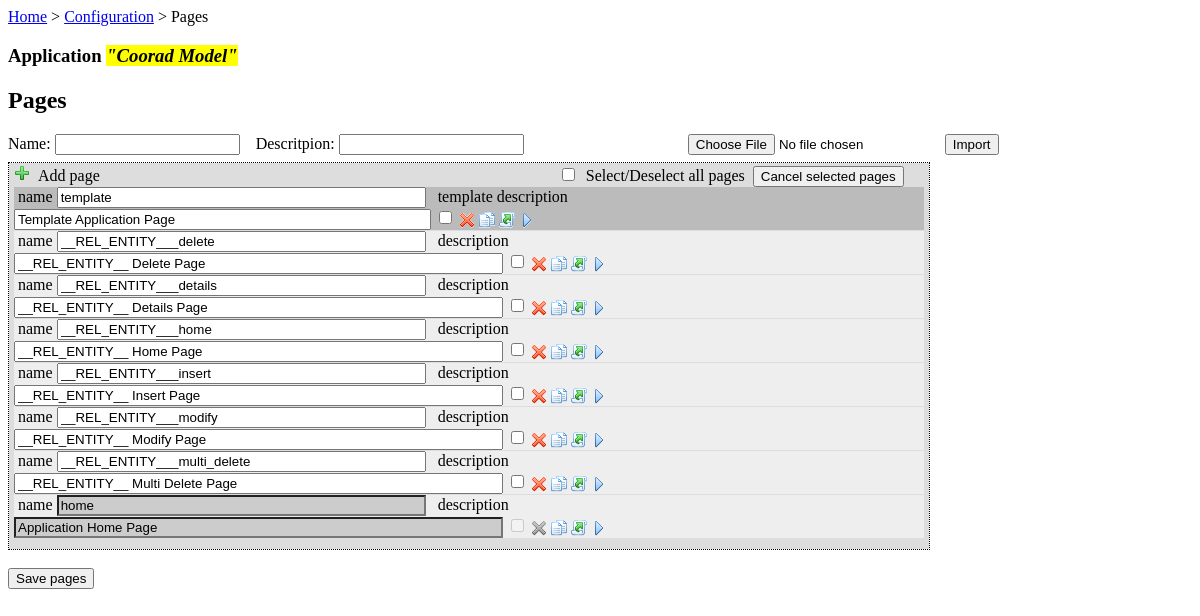
Screenshot of /page/?appId=28 with the database file from the repository.
### tables this page shows
CREATE TABLE IF NOT EXISTS `gm_application` (
  `id` int(10) unsigned NOT NULL AUTO_INCREMENT,
  `name` varchar(255) NOT NULL,
  `description` varchar(1023) NOT NULL,
  `context_path` varchar(255) NOT NULL,
  `db_prefix` varchar(15) NOT NULL,
  `db_host` varchar(255) NOT NULL,
  `db_port` int(11) NOT NULL,
  `db_name` varchar(255) NOT NULL,
  `db_username` varchar(255) NOT NULL,
  `db_password` varchar(255) NOT NULL,
  PRIMARY KEY (`id`),
  UNIQUE KEY `context_path` (`context_path`)
);

CREATE TABLE IF NOT EXISTS `gm_page` (
  `id` int(10) unsigned NOT NULL AUTO_INCREMENT,
  `name` varchar(255) NOT NULL,
  `description` varchar(1023) NOT NULL,
  `html` text NOT NULL,
  `width` int(4) NOT NULL DEFAULT '0',
  `height` int(4) NOT NULL DEFAULT '0',
  `align` varchar(6) NOT NULL DEFAULT 'center',
  `command` text NOT NULL,
  `is_template` tinyint(1) NOT NULL DEFAULT '0',
  `use_template` varchar(255) NOT NULL DEFAULT '',
  `is_home` tinyint(1) NOT NULL DEFAULT '0',
  `id_css` int(10) NOT NULL DEFAULT '0',
  `id_javascript` int(10) NOT NULL DEFAULT '0',
  `id_application` int(10) unsigned NOT NULL,
  PRIMARY KEY (`id`),
  KEY `id_application` (`id_application`)
);

### config.php (called while the page is built, shortened)
<?php
$CFG = new stdClass();
$CFG->dbHost = 'localhost';
$CFG->dbUsername = 'gm';
$CFG->dbPassword = 'gm';
$CFG->dbName = 'gm';
$CFG->dbPort = 3306;
$CFG->dbSocket = 0;
?>

### init.php (called while the page is built, shortened)
<?php
	require_once("db.php");
	require_once("config.php");
	$DB = new DB($CFG->dbHost, $CFG->dbUsername, $CFG->dbPassword, $CFG->dbName, $CFG->dbPort, $CFG->dbSocket);
?>

### db.php (called while the page is built, shortened)
<?php
class DB {
	private $dbHost;
	private $dbUsername;
	private $dbPassword;
	private $dbName;
	private $dbPort;
	private $dbSocket;
	public $conn;
	public function __construct($dbHost, $dbUsername, $dbPassword, $dbName, $dbPort, $dbSocket){
		$this->dbHost = $dbHost;
		$this->dbUsername = $dbUsername;
		$this->dbPassword = $dbPassword;
		$this->dbName = $dbName;
		$this->dbPort = $dbPort;
		$this->dbSocket = $dbSocket;
	}
	public function connect() {
		$this->conn = new mysqli($this->dbHost, $this->dbUsername, $this->dbPassword, $this->dbName, $this->dbPort, $this->dbSocket) or die (mysqli_error());
	}
	public function execute($sql) {
		$response = false;
		if ($this->conn) {
			$response = $this->conn->query($sql);
		}
		return $response;
	}
}
?>

### page/index.php (the view, shortened to what this page needs)
<!DOCTYPE html>
<html>
<head>
  <link rel="stylesheet" type="text/css" href="/gm/js/jquery-ui-1.10.2/themes/base/jquery-ui.css" />
  <link rel="stylesheet" type="text/css" href="/gm/css/style.css" />
</head>
<body>
<?php
	require_once("../init.php");
	if (!isset($_GET['appId']) && !isset($_POST['appId'])) {
		echo '<h2>Sorry, no application selected</h2>';
	}
	else {
		$appID = 0;
		if (isset($_GET['appId'])) $appID = $_GET['appId'];
		else $appID = $_POST['appId'];
		$authorized = true;
		$appName = '';
		$res = $DB->execute("SELECT name, context_path FROM gm_application WHERE id = ".$appID);
		if ($res) {
			if ($row = $res->fetch_object()) {
				$appName = $row->name;
			}
		}
?>
<div><a href="../index.php">Home</a> &gt; <a href="../application/?appId=<?php echo $appID; ?>">Configuration</a> &gt; Pages</div>
<h3 id="subtitlepage">Application <?php if ($appID != 0) echo '<i style="background-color:yellow;">"'.$appName.'"</i>'; ?></h3>
<h2 id="titlepage">Pages</h2>
<div style="padding-bottom:7px;">
	<form id="import_form" action="page_xml_import.php" method='post' enctype='multipart/form-data'>
		Name: <input type="text" name="filter_name" id="filter_name" class="filter_field" value="" />
		&nbsp;&nbsp;&nbsp;Descritpion: <input type="text" name="filter_description" id="filter_description" class="filter_field" value="" />
<?php if ($authorized) { ?>
		<input type="file" id="xmlfile" name="xmlfile" title="Upload page xml file" accept="text/xml" />
		<input type="submit" id="import" name="import" value="Import" />
<?php } ?>
	</form>
</div>
<form id="form" action="index.php" method="post">
	<div id="queries" style="border: dotted 1px; width:920px;">
		<div id="div_1" style="width:910px; background-color:#dddddd; padding-top:2px; padding-left:5px; padding-right:5px;" class="querysortable"><img src="/gm/img/add.png" style="vertical-align:top; cursor:pointer;" class="piece_addable" title="Add page"/><span class="piece_addable" style="cursor:pointer;">&nbsp;&nbsp;Add page</span>
		<span style="padding-left:450px;">&nbsp;</span><input type="checkbox" id="multi_deletable_all" name="multi_deletable_all" style="cursor:pointer;" />&nbsp;&nbsp;<span style="cursor:pointer;" id="multi_deletable_all_label">Select/Deselect all pages</span>&nbsp;&nbsp;<input type="button" id="cancel_selected_items" name="cancel_selected_items" value="Cancel selected pages" />
			<ul id="query_1" class="sortable" style="width:910px">
<?php
		$res = $DB->execute("SELECT id, name, description, is_template, is_home FROM gm_page WHERE id_application = ".$appID." ORDER BY is_template DESC, name ASC");
		if($res){
			$r = 0;
			while ($row = $res->fetch_object()){
				$r++;
?>
			  <li style="background-color:#<?php echo ($row->is_template) ? 'bbbbbb' : 'eeeeee'; ?>; margin-bottom:1px;" title="<?php echo $row->id?>">
				<?php if (!$row->is_home) { ?>
					&nbsp;name <input name="name.1.<?php echo $r?>" type="text" size="43" value="<?php echo $row->name?>" class="editable" />
					&nbsp;&nbsp;<?php echo ($row->is_template) ? 'template description' : 'description'; ?> <input name="desc.1.<?php echo $r?>" type="text" size="<?php echo ($row->is_template) ? '49' : '58'; ?>" value="<?php echo $row->description?>" class="editable" />
					<input type="checkbox" class="multi_deletable" name="multidel_checkbox<?php echo $row->id?>" style="cursor:pointer;" />
					<img src="/gm/img/del.png" style="vertical-align:middle; cursor:pointer;" class="piece_deletable" title="Cancel this <?php echo ($row->is_template) ? 'template page' : 'page'; ?> (id=<?php echo $row->id?>)"/>
				<?php } else { ?>
					&nbsp;name <input name="name.1.<?php echo $r?>" type="text" size="43" value="<?php echo $row->name?>" class="editable" readonly style="background-color:#cccccc;" />
					&nbsp;&nbsp;<?php echo ($row->is_template) ? 'template description' : 'description'; ?> <input name="desc.1.<?php echo $r?>" type="text" size="<?php echo ($row->is_template) ? '49' : '58'; ?>" value="<?php echo $row->description?>" class="editable" readonly style="background-color:#cccccc;" />
					<input type="checkbox" name="multidel_checkbox<?php echo $row->id?>" disabled="disabled" />
					<img src="/gm/img/del_deny.png" style="vertical-align:middle; cursor:pointer;" title="You can't cancel the home <?php echo ($row->is_template) ? 'template page' : 'page'; ?> (id=<?php echo $row->id?>)"/>
				<?php } ?>
<?php if ($authorized) { ?>
				<a href="index.php?appId=<?php echo $appID; ?>&duplicateid=<?php echo $row->id?>" onClick="return confirm('Do you really want to duplicate this page (id=<?php echo $row->id?>)?\nAll other chenges will be lost.');"><img src="/gm/img/duplicate.png" style="vertical-align:middle; cursor:pointer;" title="Duplicate this <?php echo ($row->is_template) ? 'template page' : 'page'; ?> (id=<?php echo $row->id?>)"/></a>
<?php } ?>
				<a href="page_xml_export.php?id=<?php echo $row->id?>"><img src="/gm/img/export.png" style="vertical-align:middle; cursor:pointer;" title="Select this <?php echo ($row->is_template) ? 'template page' : 'page'; ?> (id=<?php echo $row->id?>) to export its xml"/></a>
				<a href="page_command.php?id=<?php echo $row->id?>"><img src="/gm/img/forward.png" style="vertical-align:middle; cursor:pointer;" title="Select this <?php echo ($row->is_template) ? 'template page' : 'page'; ?> (id=<?php echo $row->id?>) to define its command set"/></a>
			  </li>
<?php
			}
		}
?>
			</ul>
			<div style="height:10px;">&nbsp;</div>
		</div>
	</div>
	<div>&nbsp;</div>
<?php if ($authorized) { ?>
	<button id="action" name="action" type="submit" value="save">Save pages</button>
<?php } ?>
</form>
<?php
	}
?>
</body>
</html>

### css/style.css (style rules this page uses)
.sortable { list-style-type: none; margin: 0; padding: 0; }

### rows the page displays
gm_application: name "Coorad Model"
gm_page: name "template", is_template "template description", description "Template Application Page", is_home 0 (drawn)
gm_page: name "__REL_ENTITY___delete", is_template "description", description "__REL_ENTITY__ Delete Page", is_home 0 (drawn)
gm_page: name "__REL_ENTITY___details", is_template "description", description "__REL_ENTITY__ Details Page", is_home 0 (drawn)
gm_page: name "__REL_ENTITY___home", is_template "description", description "__REL_ENTITY__ Home Page", is_home 0 (drawn)
gm_page: name "__REL_ENTITY___insert", is_template "description", description "__REL_ENTITY__ Insert Page", is_home 0 (drawn)
gm_page: name "__REL_ENTITY___modify", is_template "description", description "__REL_ENTITY__ Modify Page", is_home 0 (drawn)
gm_page: name "__REL_ENTITY___multi_delete", is_template "description", description "__REL_ENTITY__ Multi Delete Page", is_home 0 (drawn)
gm_page: name "home", is_template "description", description "Application Home Page", is_home 1 (drawn)
